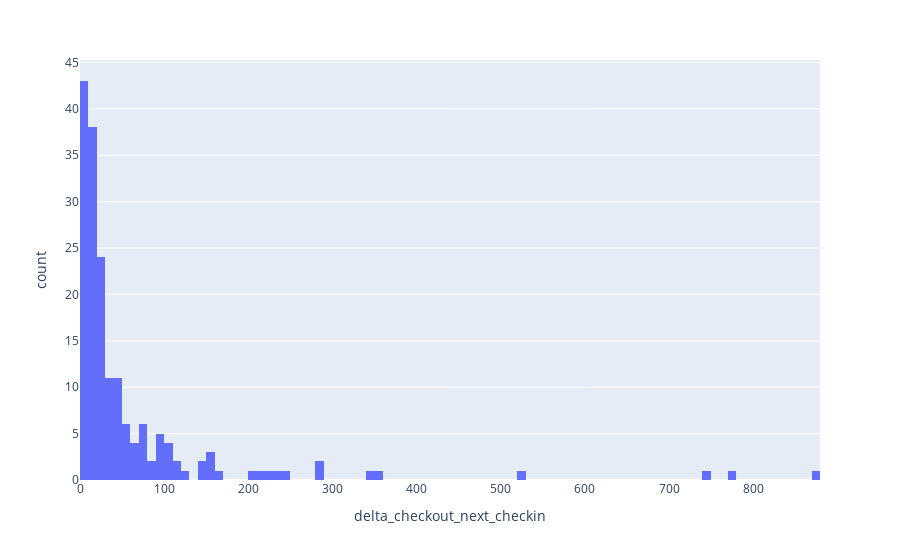

Notebook cell for this chart:
### Code cell
px.histogram(
    linked_df.loc[(linked_df["delta_checkout_next_checkin"] < (60 * 24)) & (linked_df["delta_checkout_next_checkin"] > 0), :], 
    x="delta_checkout_next_checkin", 
    nbins=24*4
)

### Figure 1 — Plotly figure (JSON) as saved in the notebook; plotly's stock layout.template omitted (floating-point values rounded to 4 significant figures; data arrays with more than 128 entries replaced by an {"elided": "..."} marker saying what was removed)
{"data": [{"alignmentgroup": "True", "bingroup": "x", "hovertemplate": "delta_checkout_next_checkin=%{x}<br>count=%{y}<extra></extra>", "legendgroup": "", "marker": {"color": "#636efa", "pattern": {"shape": ""}}, "name": "", "nbinsx": 96, "offsetgroup": "", "orientation": "v", "showlegend": false, "type": "histogram", "x": {"elided": "176 int values"}, "xaxis": "x", "yaxis": "y"}], "layout": {"barmode": "relative", "legend": {"tracegroupgap": 0}, "margin": {"t": 60}, "xaxis": {"anchor": "y", "domain": [0, 1], "title": {"text": "delta_checkout_next_checkin"}}, "yaxis": {"anchor": "x", "domain": [0, 1], "title": {"text": "count"}}}}
